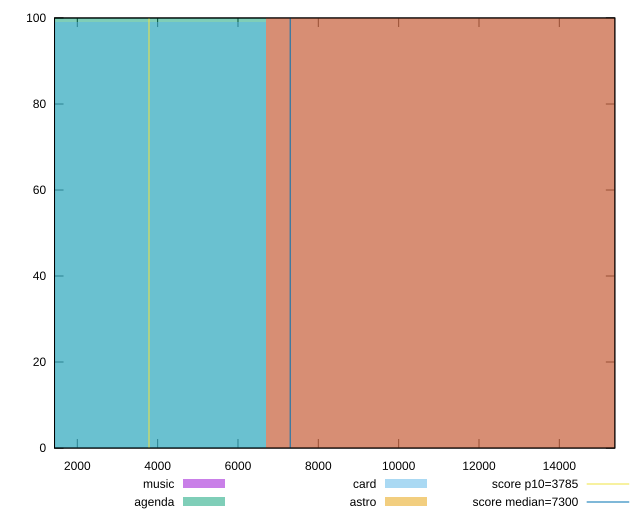

Source code (gnuplot):
reset

$music <<EOF
13377.706887289867 100
EOF

$agenda <<EOF
0 100
EOF

$card <<EOF
0 99
EOF

$astro <<EOF
13377.706887289867 100
EOF

set key outside below
set boxwidth 13377.706887289867
set xrange [1433.139:15381.44]
set yrange [0:100]
set trange [0:100]
set style fill transparent solid 0.5 noborder

set parametric
set terminal svg size 640, 520 enhanced background rgb 'white'
set output "reports/report_00030_2021-02-24T20-42-31.540Z/interactive/comparison/histogram/all_raw.svg"

plot $music title "music" with boxes, \
     $agenda title "agenda" with boxes, \
     $card title "card" with boxes, \
     $astro title "astro" with boxes, \
     3785,t title "score p10=3785", \
     7300,t title "score median=7300"

reset
